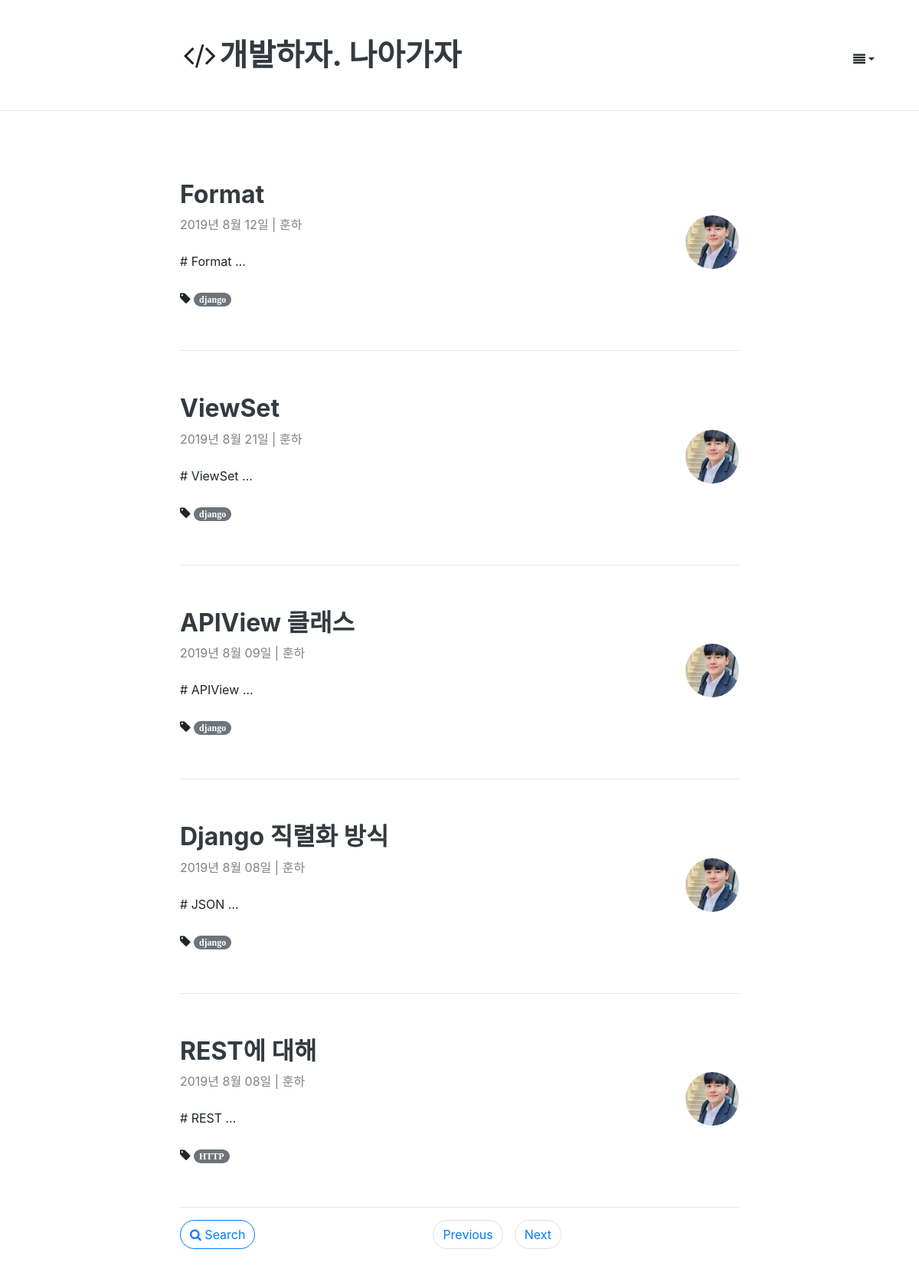
The app's page /?page=3&q= with its own data.
### blog/models.py (models this page shows, shortened)
class Post(models.Model):
    author = models.ForeignKey(Account , on_delete=models.CASCADE)
    title = models.CharField(max_length=100, verbose_name = 'Title' , help_text = 'Please enter a posting title')
    text = models.TextField(verbose_name='Contents')
    photo = ProcessedImageField(blank=True, upload_to = 'blog/post/%Y' ,processors = [Thumbnail(300,300)],format='JPEG' ,options={'quality': 60})
    created_date= models.DateTimeField(default =timezone.now)
    published_date = models.DateTimeField(blank=True , null=True)
    tags = models.CharField(max_length=100, blank=True)
    class Meta:
        ordering = ['-id']
    def get_absolute_url(self):
        return reverse('post_detail', args=[self.id])

### account/models.py (models this page shows, shortened)
class Account(AbstractBaseUser, PermissionsMixin):
    email = models.EmailField(
        verbose_name=('email address'),
        max_length=255,
        unique=True,
    )
    username = models.CharField(('username'), max_length=30,
                                help_text=('Requierd. 30 characters or fewer. Letters, digits'
                                           ' and ./+/-/_ only'),
                                validators=[  # 정규식을 통한 특수문자 제외
                                    validators.RegexValidator(r'^[\w.+-]+$', ('Enter a valid username.'), 'invalid')
                                ])
    is_staff = models.BooleanField(('staff status'), default=False,
                                   help_text='Designates whether the user can log into this admin site')
    is_active = models.BooleanField(('active'), default=True,
                                    help_text='Designates whether this user should be treated as '
                                              'active. Unselect this instead of deleting accounts.')
    date_joined = models.DateTimeField(('date joined'), default=timezone.now)
    thumbnail = ProcessedImageField(blank=True, upload_to="profile" , null=True, processors=[ResizeToFill(100,100)],
                                    format='JPEG', options={'quality': 80})
    created_at = models.DateTimeField(auto_now_add=True)
    updated_at = models.DateTimeField(auto_now=True)
    object = AccountManager()
    USERNAME_FIELD = 'email'
    REQUIRED_FIELDS = ['username']
    class Meta:
        verbose_name = ('user')
        verbose_name_plural = ('users')
        swappable = 'AUTH_USER_MODEL'

### blog/views.py (the view)
# urls.py: path('', views.post_list , name='post_list'),
def post_list(request):
    posts = Post.objects.select_related('author').all()
    q = request.GET.get('q', '')
    if q:
        posts = posts.filter(title__icontains=q)
    paginator = Paginator(posts, 5)
    page = request.GET.get('page')
    try:
        posts = paginator.page(page)
    except PageNotAnInteger:
        posts = paginator.page(1)
    except EmptyPage:
        posts = paginator.page(paginator.num_pages)
    return render(request, 'blog/post_list.html', {
        'posts': posts
        , 'q': q,
    })

### blog/templates/blog/post_list.html (shortened to what this page needs)
{% extends 'blog/layout.html' %}
{% block content %}
    <div class="container">
        <div class="row">
            <div class="col-md-2"></div>
            <div class="col-md-8">
                {% for post in posts %}
                    <div class="blog-post">
                        <div class="blog-post-title">
                            <h2><a href="{{ post.get_absolute_url }}" class="text-dark"><b>{{ post.title }}</b></a>
                            </h2>
                        </div>
                        <div class="blog-post-meta">
                            <div class="post-author" style="color: gray;">
                                <img src="{{ post.author.thumbnail.url }}" alt=""
                                     style="float: right; width: 70px; border-radius: 50%">{{ post.published_date|date:"Y년 M d일" }}
                                | {{ post.author.username }}
                            </div>
                        </div>
                        <br>
                        <div class="post-summary" style="font-size:1rem">{{ post.text|truncatewords_html:2 }}</div>
                        <br>
                        <i class="fa fa-tag" title="tags">
                            {% if post.tags %}
                                <a class="badge badge-pill badge-secondary"
                                   href="{% url "post_tags" post.tags %}">{{ post.tags }}</a>
                            {% else %}
                                <a href=""></a>
                            {% endif %}
                        </i>
                    </div>
                    <hr/>
                {% endfor %}
                <div class="clearfix">
                    <a role="button" href="" class="float-left btn btn-outline-primary rounded-pill "
                       data-toggle="modal"
                       data-target="#searchModal" onclick="return false;">
                        <i class="fa fa-search"></i>
                        <span>Search</span>
                    </a>
                    <ul class="pagination justify-content-center">
                        {% if posts.has_previous %}
                            <li class="page-item">
                                <a href="?page={{ posts.previous_page_number }}&q={{ request.GET.q }}"
                                   class="btn page-link rounded-pill">Previous</a>
                            </li>
                        {% else %}
                            <li class="page-item">
                                <a href="" class="btn page-link rounded-pill text-muted disabled"
                                   aria-disabled="true">Previous</a>
                            </li>
                        {% endif %}
                        {% if posts.has_next %}
                            <li class="page-item">
                                <a href="?page={{ posts.next_page_number }}&q={{ request.GET.q }}"
                                   class="btn page-link rounded-pill">Next</a>
                            </li>
                        {% else %}
                            <li class="page-item">
                                <a href="" class="btn page-link rounded-pill text-muted disabled"
                                   aria-disabled="true">Next</a>
                            </li>
                        {% endif %}
                    </ul>
                </div>
            </div>
        </div>
    </div>
{% endblock %}

### blog/static/blog/post_list.css (style rules this page uses)
.blog-post { padding-top: 40px; padding-bottom: 40px; }

### templates/layout.html (style rules this page uses)
html { position: relative; min-height: 100%; }
body { margin-bottom: 60px; min-height: 100%; }

### records on screen
Post: title "Format", author.thumbnail (picture), published_date "2019년 8월 12일", author.username "훈하", text "# Format …", tags "django"
Post: title "ViewSet", author.thumbnail (picture), published_date "2019년 8월 21일", author.username "훈하", text "# ViewSet …", tags "django"
Post: title "APIView 클래스", author.thumbnail (picture), published_date "2019년 8월 09일", author.username "훈하", text "# APIView …", tags "django"
Post: title "Django 직렬화 방식", author.thumbnail (picture), published_date "2019년 8월 08일", author.username "훈하", text "# JSON …", tags "django"
Post: title "REST에 대해", author.thumbnail (picture), published_date "2019년 8월 08일", author.username "훈하", text "# REST …", tags "HTTP"
